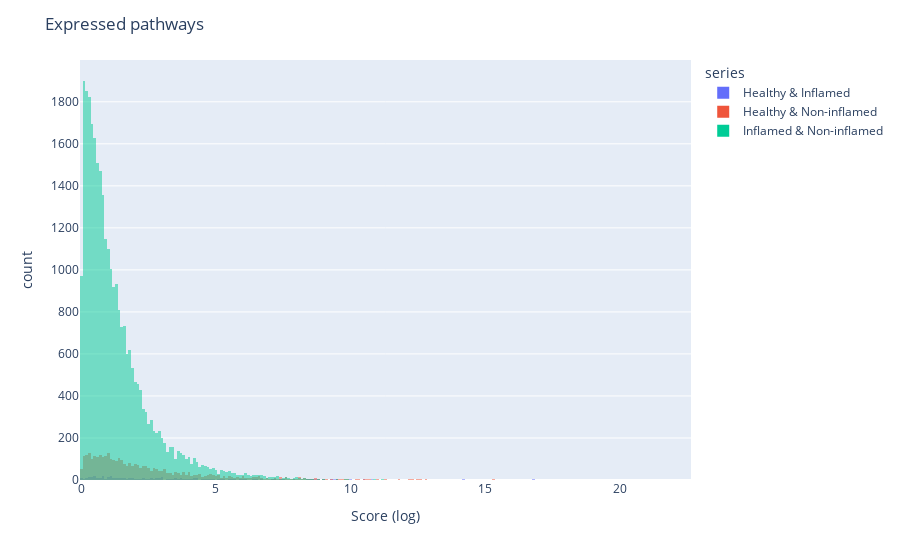

Notebook code for this chart:
### Code cell
for d in data["doubles"]:
    dct[d] = add_all(data["doubles"][d])

for d in dct:        
    print(d)

l4 = [ math.log(k) for k in dct["Pathways__Healthy_and_Inflamed"]]
l5 = [ math.log(k) for k in dct["Pathways__Healthy_and_Noninflamed"]]
l6 = [ math.log(k) for k in dct["Pathways__Inflamed_and_Noninflamed"]]
    
df =pd.DataFrame(dict(
    series=np.concatenate((["Healthy & Inflamed"]*len(l4), ["Healthy & Non-inflamed"]*len(l5),["Inflamed & Non-inflamed"]*len(l6))), 
    data  =np.concatenate((l4,l5,l6))
))

fig = px.histogram(df, x="data", color="series", barmode="overlay")
fig.update_xaxes(title_text='Score (log)')
fig.update_layout(title="Expressed pathways")
# fig.title("saas")

### Figure 1 — Plotly figure (JSON) as saved in the notebook; plotly's stock layout.template omitted (floating-point values rounded to 4 significant figures; data arrays with more than 128 entries replaced by an {"elided": "..."} marker saying what was removed)
{"data": [{"alignmentgroup": "True", "bingroup": "x", "hovertemplate": "series=Healthy & Inflamed<br>data=%{x}<br>count=%{y}<extra></extra>", "legendgroup": "Healthy & Inflamed", "marker": {"color": "#636efa", "opacity": 0.5}, "name": "Healthy & Inflamed", "offsetgroup": "Healthy & Inflamed", "orientation": "v", "showlegend": true, "type": "histogram", "x": {"elided": "609 float values"}, "xaxis": "x", "yaxis": "y"}, {"alignmentgroup": "True", "bingroup": "x", "hovertemplate": "series=Healthy & Non-inflamed<br>data=%{x}<br>count=%{y}<extra></extra>", "legendgroup": "Healthy & Non-inflamed", "marker": {"color": "#EF553B", "opacity": 0.5}, "name": "Healthy & Non-inflamed", "offsetgroup": "Healthy & Non-inflamed", "orientation": "v", "showlegend": true, "type": "histogram", "x": {"elided": "3700 float values"}, "xaxis": "x", "yaxis": "y"}, {"alignmentgroup": "True", "bingroup": "x", "hovertemplate": "series=Inflamed & Non-inflamed<br>data=%{x}<br>count=%{y}<extra></extra>", "legendgroup": "Inflamed & Non-inflamed", "marker": {"color": "#00cc96", "opacity": 0.5}, "name": "Inflamed & Non-inflamed", "offsetgroup": "Inflamed & Non-inflamed", "orientation": "v", "showlegend": true, "type": "histogram", "x": {"elided": "29554 float values"}, "xaxis": "x", "yaxis": "y"}], "layout": {"barmode": "overlay", "legend": {"title": {"text": "series"}, "tracegroupgap": 0}, "margin": {"t": 60}, "title": {"text": "Expressed pathways"}, "xaxis": {"anchor": "y", "domain": [0, 1], "title": {"text": "Score (log)"}}, "yaxis": {"anchor": "x", "domain": [0, 1], "title": {"text": "count"}}}}
